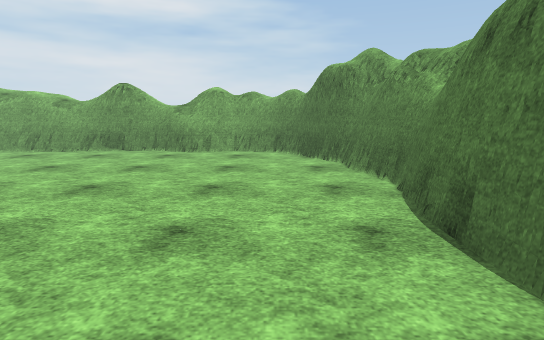
[1] (above)

12 first-person views from a walk through a scene from a Unity 3-D project. The camera is 1.5 m above the floor, tilts 10° down and sees 80° across. The floor is counted in squares, 1 m on a side. Each view is taken from the middle of a square. On the plan, view 1 faces up. The plan holds only what a view shows up to about 15 squares ahead; the rest is blank. The place goes on beyond the plan. Surface patterns are stand-ins for the level's own textures.

[2]
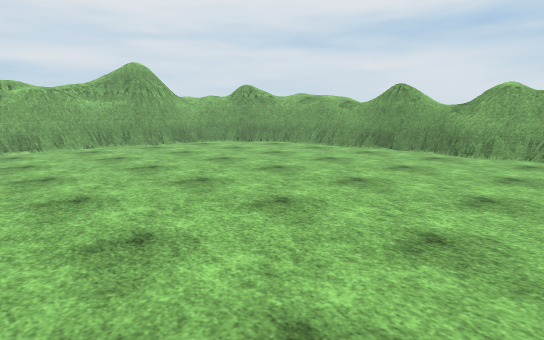

[3]
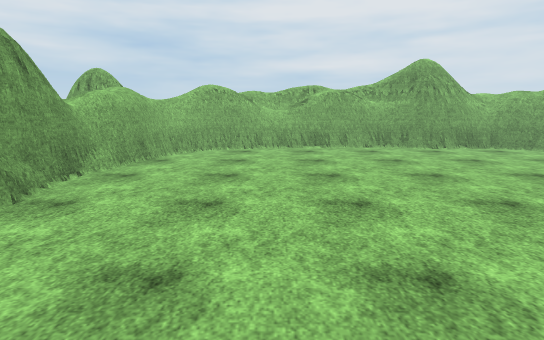

[4]
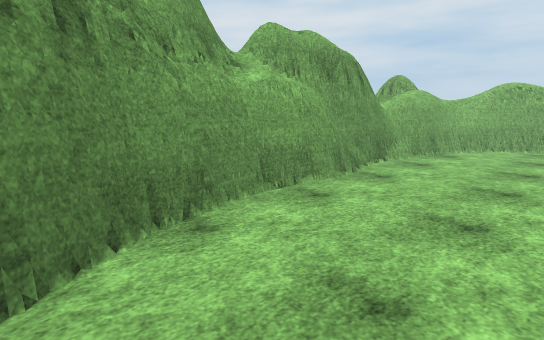

[5]
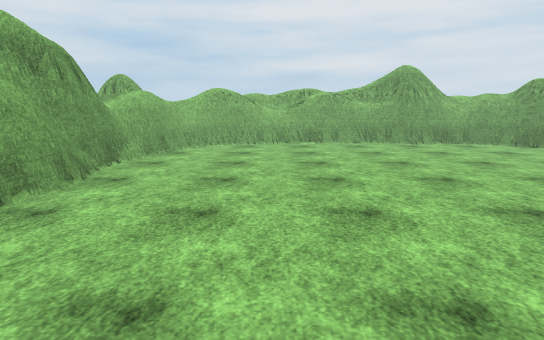

[6]
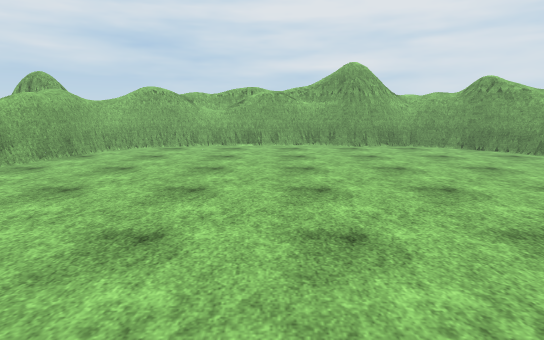

[7]
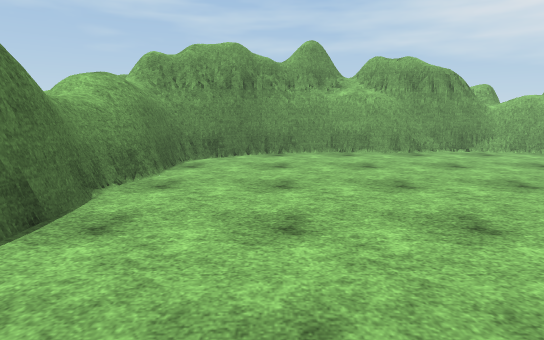

[8]
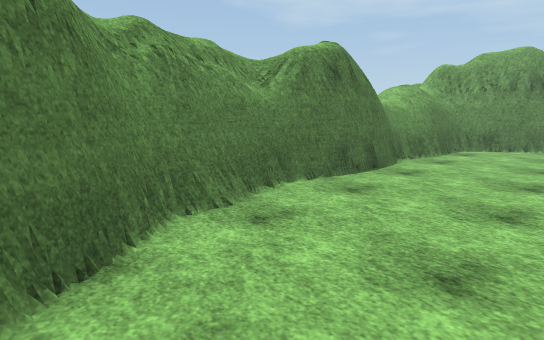

[9]
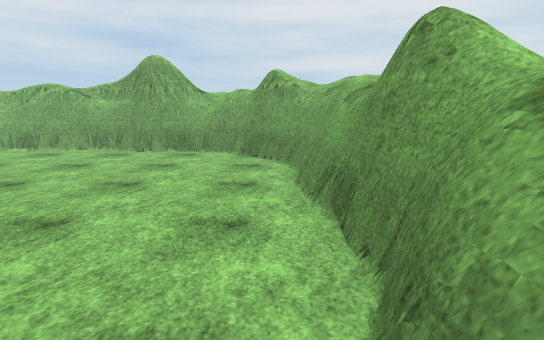

[10]
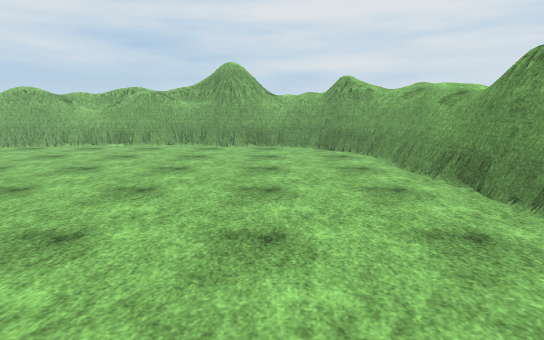

[11]
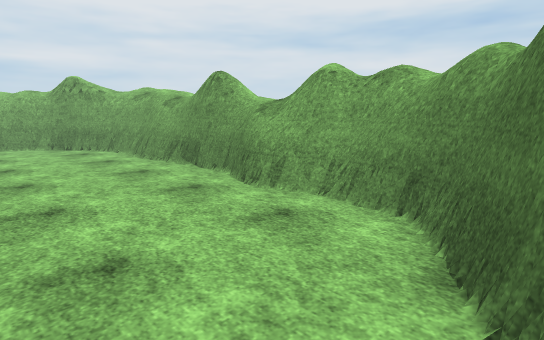

[12]
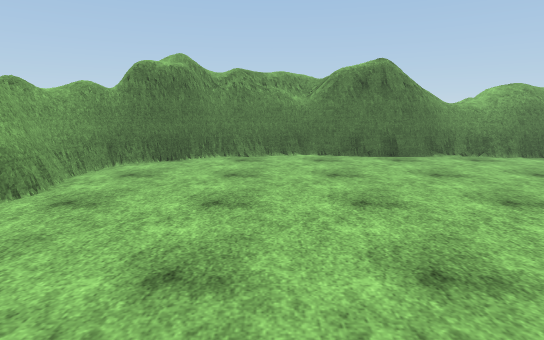

### Floor plan
Key: @ floor where view 1 was taken; # wall or solid block; . floor; = window, fence, low wall or low ledge.
Columns run from 16 left of view 1 to 3 right of it. Each row starts with its distance up from view 1.
 13    ###############
 12   ###............##
 11  ##...............#
 10  #................##
  9  #................=#
  8  #.................#
  7  #.................#
  6 ##.................#
  5 #..................#
  4 #..................#
  3 #=.................#
  2 #=.................#
  1 #=................=#
  0 #=..............@.##
 -1 ##................##
 -2  #................#
 -3  ##..............##
 -4  ####=.........###
 -5    #############

Positions as (right, up) in squares from view 1, and headings:
1: (0, 0), facing up
2: (0, 0), facing up-left
3: (-1, 0), facing left
4: (1, 0), facing down-left
5: (1, 0), facing left
6: (0, 3), facing left
7: (-1, 8), facing down
8: (-2, 12), facing down-right
9: (-2, 12), facing left
10: (0, 9), facing left
11: (2, 8), facing up-left
12: (-9, 8), facing right
